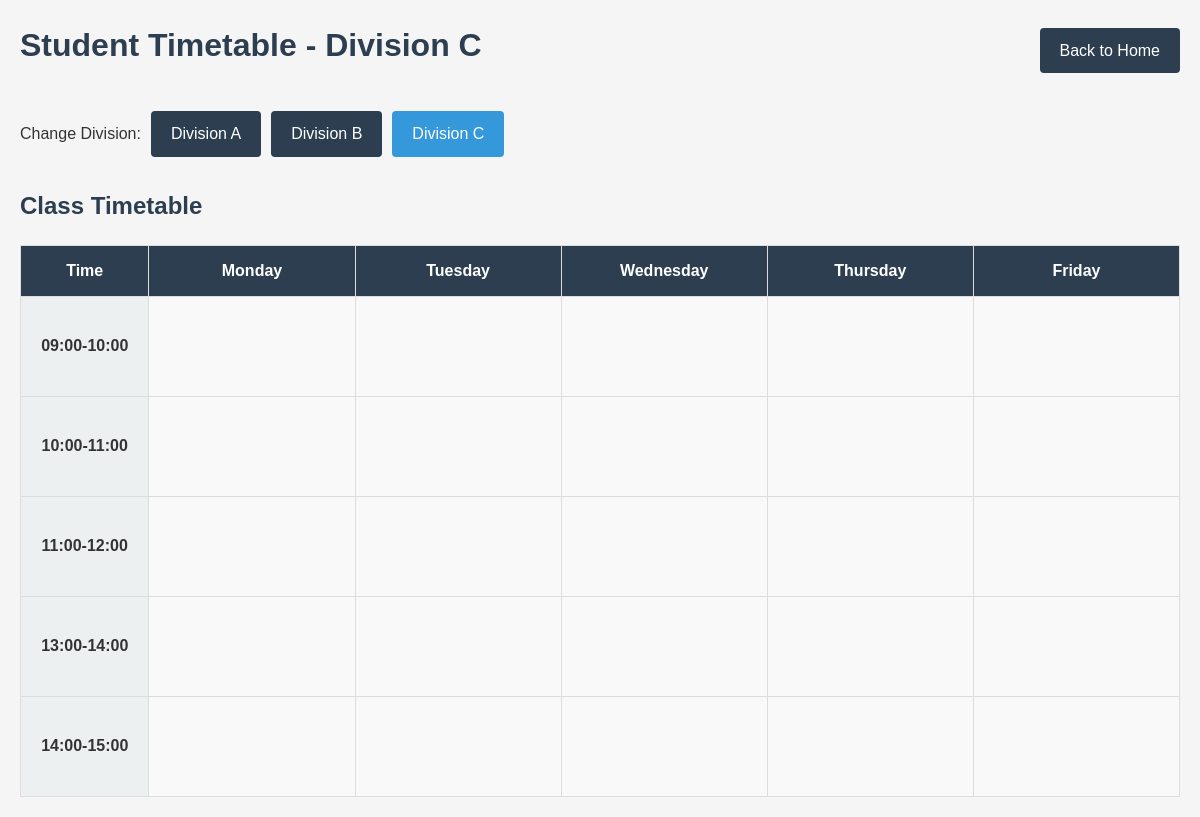
Page /student/timetable/3 on the committed database.
### models.py (models this page shows, shortened)
class Division(db.Model):
    id = db.Column(db.Integer, primary_key=True)
    name = db.Column(db.String(20), unique=True, nullable=False)
    courses = db.relationship('Course', backref='division', lazy='dynamic')

### app.py (the view)
@app.route('/student/timetable/<int:division_id>')
def student_timetable(division_id):
    division = Division.query.get_or_404(division_id)
    timetable = TimetableScheduler.get_timetable_for_division(division_id)
    divisions = Division.query.all()
    return render_template('student_dashboard.html', timetable=timetable, division=division, divisions=divisions)

### utils.py (called while the page is built, shortened)
    @staticmethod
    def get_timetable_for_division(division_id):
        division_id = int(division_id)
        days = ['Monday', 'Tuesday', 'Wednesday', 'Thursday', 'Friday']
        time_slots = TimeSlot.query.distinct(TimeSlot.start_time, TimeSlot.end_time).all()
        timetable = {}
        for day in days:
            timetable[day] = {}
            for slot in time_slots:
                if slot.day == day:
                    time_key = f"{slot.start_time.strftime('%H:%M')}-{slot.end_time.strftime('%H:%M')}"
                    timetable[day][time_key] = None
        courses = Course.query.filter_by(division_id=division_id).all()
        TimetableScheduler._timetable_matrix[f"division_{division_id}"] = timetable
        return timetable

### templates/student_dashboard.html (shortened to what this page needs)
<!DOCTYPE html>
<html lang="en">
<head>
    <link rel="stylesheet" href="{{ url_for('static', filename='style.css') }}">
</head>
<body>
    <div class="container">
        <header class="dashboard-header">
            <h1>Student Timetable - {{ division.name }}</h1>
            <div class="navigation">
                <a href="{{ url_for('index') }}" class="btn btn-secondary">Back to Home</a>
            </div>
        </header>
        <div class="division-selector">
            <span>Change Division:</span>
            {% for div in divisions %}
                <a href="{{ url_for('student_timetable', division_id=div.id) }}" class="btn {% if div.id == division.id %}btn-primary{% else %}btn-secondary{% endif %}">{{ div.name }}</a>
            {% endfor %}
        </div>
        <div class="timetable-section">
            <h2>Class Timetable</h2>
            <div class="timetable-container">
                <table class="timetable">
                    <thead>
                        <tr>
                            <th>Time</th>
                            <th>Monday</th>
                            <th>Tuesday</th>
                            <th>Wednesday</th>
                            <th>Thursday</th>
                            <th>Friday</th>
                        </tr>
                    </thead>
                    <tbody>
                        {% set time_slots = [] %}
                        {% for time_key in time_slots %}
                            <tr>
                                <td class="time-slot">{{ time_key }}</td>
                                {% for day in ['Monday', 'Tuesday', 'Wednesday', 'Thursday', 'Friday'] %}
                                    {% if day in timetable and time_key in timetable[day] %}
                                        {% set course = timetable[day][time_key] %}
                                        {% if course %}
                                            <td class="course-slot occupied student-view">
                                                <div class="course-details">
                                                    <strong>{{ course.name }}</strong>
                                                    <div>Room: {{ course.room }}</div>
                                                    <div>Faculty: {{ course.faculty }}</div>
                                                </div>
                                            </td>
                                        {% else %}
                                            <td class="course-slot empty"></td>
                                        {% endif %}
                                    {% else %}
                                        <td class="course-slot empty"></td>
                                    {% endif %}
                                {% endfor %}
                            </tr>
                        {% endfor %}
                    </tbody>
                </table>
            </div>
        </div>
    </div>
</body>
</html>

### static/style.css (style rules this page uses)
:root { --primary-color: #3498db; --secondary-color: #2c3e50; --success-color: #2ecc71; --danger-color: #e74c3c; --warning-color: #f39c12; --info-color: #1abc9c; --light-color: #ecf0f1; --dark-color: #34495e; }
* { margin: 0; padding: 0; box-sizing: border-box; }
body { font-family: 'Arial', sans-serif; line-height: 1.6; background-color: #f5f5f5; color: #333; }
.container { max-width: 1200px; margin: 0 auto; padding: 20px; }
header { text-align: center; margin-bottom: 30px; }
header h1 { color: var(--secondary-color); margin-bottom: 10px; }
.btn { display: inline-block; padding: 10px 20px; border: none; border-radius: 4px; font-size: 16px; cursor: pointer; text-decoration: none; transition: background-color 0.3s; }
.btn-primary { background-color: var(--primary-color); color: white; }
.btn-secondary { background-color: var(--secondary-color); color: white; }
.dashboard-header { display: flex; justify-content: space-between; align-items: center; margin-bottom: 30px; }
.navigation { display: flex; gap: 10px; }
.division-selector { margin-bottom: 30px; display: flex; align-items: center; gap: 10px; }
.timetable-section { margin-top: 30px; }
.timetable-section h2 { margin-bottom: 20px; color: var(--secondary-color); }
.timetable-container { overflow-x: auto; }
.timetable { width: 100%; border-collapse: collapse; background-color: white; box-shadow: 0 4px 6px rgba(0, 0, 0, 0.1); }
.timetable th, .timetable td { padding: 12px; text-align: center; border: 1px solid #ddd; }
.timetable th { background-color: var(--secondary-color); color: white; }
.time-slot { font-weight: bold; background-color: var(--light-color); }
.course-slot { min-width: 180px; height: 100px; vertical-align: top; }
.course-slot.empty { background-color: #f9f9f9; }

### rows in the picture
Division: name "Division C"
Division: name "Division A"
Division: name "Division B"

### other values in the picture
{{ time_key }} "09:00-10:00" "10:00-11:00" "11:00-12:00" "13:00-14:00" "14:00-15:00"
